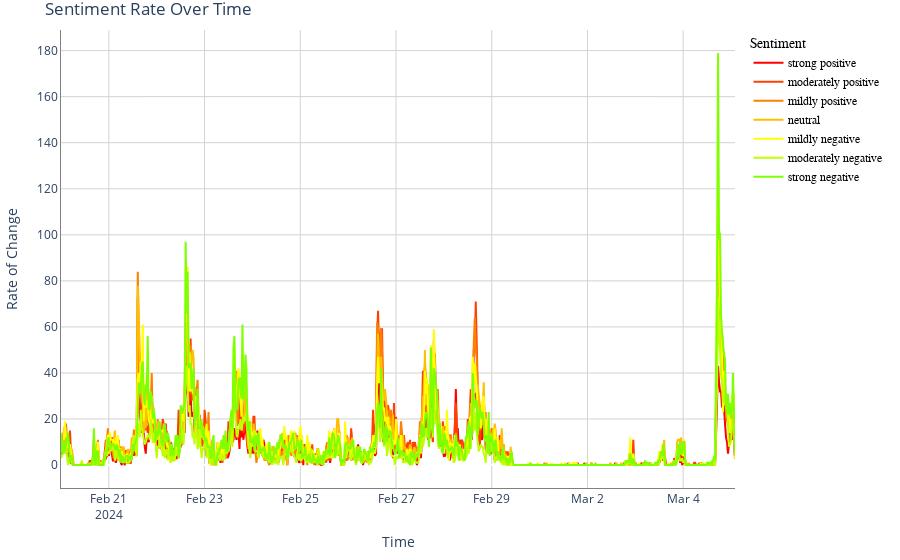

This figure's notebook cell:
### Code cell
# Sentiment Seasonal Decomposition Chart

from statsmodels.tsa.seasonal import seasonal_decompose

hourly_sentiment_counts = df[df['sentiment'] == "mildly positive"].resample('1H').size() #Edit here.
print(type(df.index))
# Decompose
decomposition = seasonal_decompose(hourly_sentiment_counts, model='additive')

# Extract components
trend = decomposition.trend
seasonal = decomposition.seasonal
residual = decomposition.resid

# Create a Plotly figure
fig = go.Figure()

# Trend
fig.add_trace(go.Scatter(x=trend.index, y=trend, mode='lines', name='Trend', line=dict(color='blue')))

# Seasonality
fig.add_trace(go.Scatter(x=seasonal.index, y=seasonal, mode='lines', name='Seasonality', line=dict(color='green')))

# Residual
fig.add_trace(go.Scatter(x=residual.index, y=residual, mode='lines', name='Residual', line=dict(color='red')))

# Update layout with titles, axis labels, and grid lines
fig.update_layout(
    title='Seasonal Decomposition of Sentiment',
    xaxis_title='Time',
    yaxis_title='Value',
    xaxis=dict(showline=True, showgrid=True, linecolor='gray', gridcolor='lightgray'),
    yaxis=dict(showline=True, showgrid=True, linecolor='gray', gridcolor='lightgray'),
    plot_bgcolor='white',
    legend_title='Component',
    legend=dict(traceorder='normal', font=dict(family="sans-serif", size=12, color="black")),
    margin=dict(l=20, r=20, t=30, b=20)
)

# Show the figure
fig.show()

### Figure 1 — Plotly figure (JSON) as saved in the notebook; plotly's stock layout.template omitted (floating-point values rounded to 4 significant figures; data arrays with more than 128 entries replaced by an {"elided": "..."} marker saying what was removed)
{"data": [{"line": {"color": "#ff0000"}, "mode": "lines", "name": "strong positive", "type": "scatter", "x": {"elided": "677 str values"}, "y": {"elided": "677 int values"}}, {"line": {"color": "#ff4000"}, "mode": "lines", "name": "moderately positive", "type": "scatter", "x": {"elided": "677 str values"}, "y": {"elided": "677 int values"}}, {"line": {"color": "#ff8000"}, "mode": "lines", "name": "mildly positive", "type": "scatter", "x": {"elided": "677 str values"}, "y": {"elided": "677 int values"}}, {"line": {"color": "#ffbf00"}, "mode": "lines", "name": "neutral", "type": "scatter", "x": {"elided": "677 str values"}, "y": {"elided": "677 int values"}}, {"line": {"color": "#ffff00"}, "mode": "lines", "name": "mildly negative", "type": "scatter", "x": {"elided": "677 str values"}, "y": {"elided": "677 int values"}}, {"line": {"color": "#bfff00"}, "mode": "lines", "name": "moderately negative", "type": "scatter", "x": {"elided": "677 str values"}, "y": {"elided": "677 int values"}}, {"line": {"color": "#80ff00"}, "mode": "lines", "name": "strong negative", "type": "scatter", "x": {"elided": "677 str values"}, "y": {"elided": "677 int values"}}], "layout": {"legend": {"font": {"color": "black", "family": "sans-serif", "size": 12}, "title": {"text": "Sentiment"}, "traceorder": "normal"}, "margin": {"b": 20, "l": 20, "r": 20, "t": 30}, "plot_bgcolor": "white", "title": {"text": "Sentiment Rate Over Time"}, "xaxis": {"gridcolor": "lightgray", "linecolor": "gray", "showgrid": true, "showline": true, "title": {"text": "Time"}}, "yaxis": {"gridcolor": "lightgray", "linecolor": "gray", "showgrid": true, "showline": true, "title": {"text": "Rate of Change"}}}}
